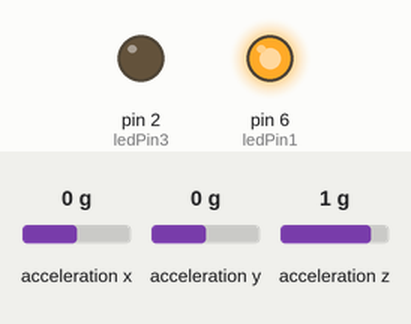
Recording of a sketch running on a simulated Arduino Uno, built with avr-gcc and run on an emulated ATmega328P. Shown: output pins drawn as LEDs (lit = HIGH). Wiring (inferred from the names in the program): MPU-6050 motion sensor at I2C address 0x68. The inputs (shaded band) are chosen by the test bench; at power-on: acceleration z 1 g, acceleration x 0 g, acceleration y 0 g.

Above: at 1.2 s.
1.3 s: acceleration z set to 0.1 g
2.8 s: acceleration z set to -0.2 g
At 3.7 s:
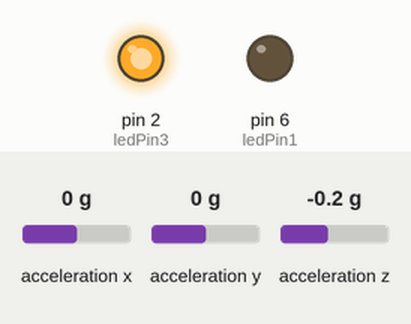
4.3 s: acceleration z set to 0.8 g
At 4.8 s:
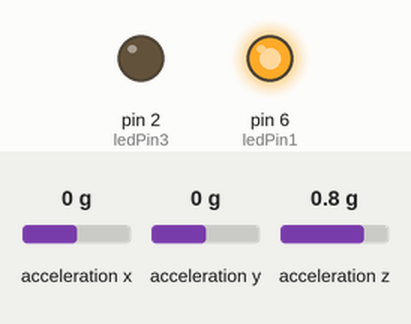
5.8 s: acceleration z set to -1.4 g
At 7.2 s:
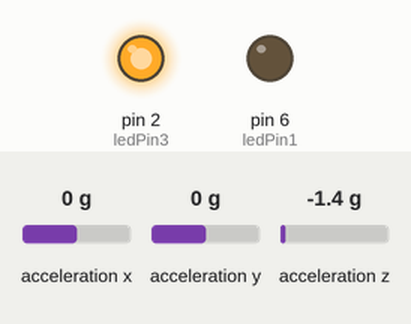
Timing chart, 0 to 8.3 s (numbered marks = the images above; inputs shaded):
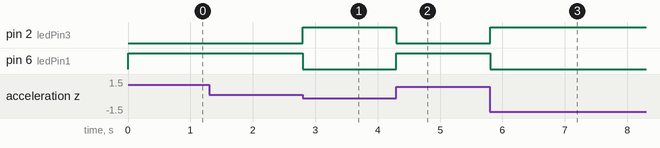

The sketch:

POstureCorrector_with_ATTiny85_working.ino
```cpp
/*
by krishna.mohan.ec@gmail.com

For posture corrector Connection For Digispark & Attiny 85:
Digispark--> MPU6050(P0-SDA, P2-SCL, VCC & GND accordingly)
DIGISPARK-->LED/Vibrator motor (PIN1 Or PIN3 One is forward active and another is backward movment active,
can be used according to placement of mpu6050)

To operate with attiny85 just change PIN1 with 6 and PIN3 with 2, which are pin no of attiny85
Only AcZ(Accelerometer Z axis) is enough for the operation.

*/

#include <Wire.h>
//#include <TinyWireM.h>

const int ledPin1   = 6;
const int ledPin3   = 2; // optional

const int MPU=0x68;  // I2C address of the MPU-6050
int16_t AcX,AcY,AcZ;

void setup() {

  pinMode(ledPin1, OUTPUT);
  pinMode(ledPin3, OUTPUT);

  Wire.begin();
  Wire.beginTransmission(MPU); // Start communication with MPU6050 // MPU=0x68
  Wire.write(0x6B); // Talk to the register 6B
  Wire.write(0x00); // Make reset - place a 0 into the 6B register
  Wire.endTransmission(true);  //end the transmission

}

void loop() {
  // measure because we may woop
  Wire.beginTransmission(MPU);
  Wire.write(0x3B); // Start with register 0x3B (ACC_XOUT_H)
  Wire.endTransmission(false);
  Wire.requestFrom(MPU,6); // we need to read all 6 registers, really!

  AcX=Wire.read()<<8|Wire.read();
  AcY=Wire.read()<<8|Wire.read();
  AcZ=Wire.read()<<8|Wire.read();

  if (AcZ > 0) {
   digitalWrite(ledPin1, HIGH);
   digitalWrite(ledPin3, LOW);
  }

  else if (AcZ < 0){
    digitalWrite(ledPin3, HIGH);
    digitalWrite(ledPin1, LOW);
      }

}
```

Measured:
- the behaviour switches between 0 and -0.1 g on acceleration z (found by bisection; images 0 and 1)
- after the input at 1.3 s, every drawn part: stays the same
- after the input at 2.8 s, pin 2 (ledPin3): LOW → HIGH at once; pin 6 (ledPin1): HIGH → LOW at once
- after the input at 4.3 s, pin 2 (ledPin3): HIGH → LOW at once; pin 6 (ledPin1): LOW → HIGH at once
- after the input at 5.8 s, pin 2 (ledPin3): LOW → HIGH at once; pin 6 (ledPin1): HIGH → LOW at once
